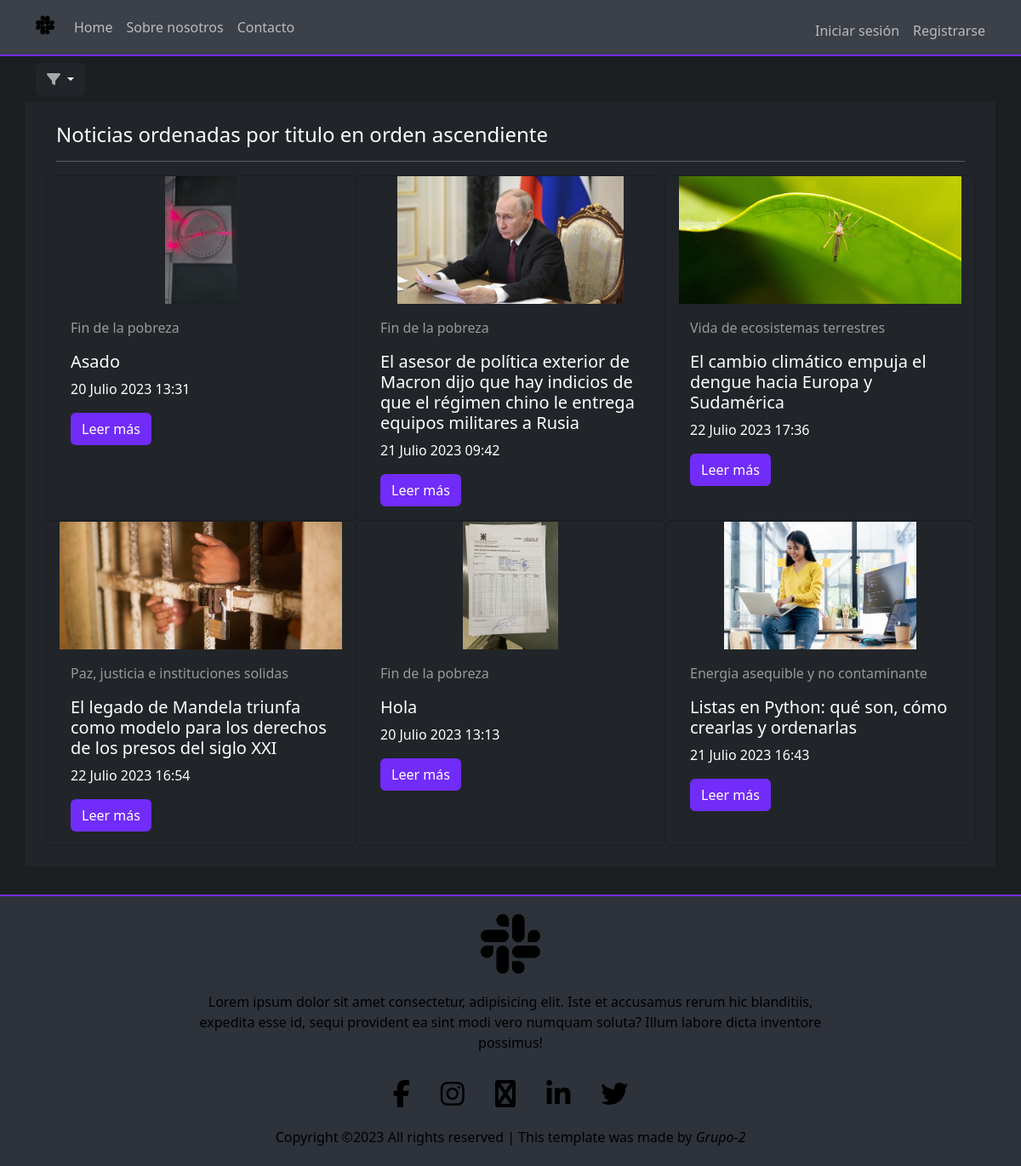
Screenshot of /ord-tit-asc/ with the database file from the repository.
### apps/noticias/models.py (models this page shows, shortened)
class Noticia(models.Model):
	creado = models.DateTimeField(
		'creado',
		auto_now_add=True
	)
	modificado = models.DateTimeField(
		'modificado',
		auto_now=True
	)
	titulo = models.CharField(max_length = 250)
	descripcion = models.CharField(max_length= 400)
	contenido = models.TextField()
	autor = models.ForeignKey(User, on_delete = models.CASCADE)
	imagen = models.ImageField(upload_to = 'noticias')
	categoria = models.ForeignKey(Categoria, on_delete = models.CASCADE)

class Categoria(models.Model):
	nombre = models.CharField(max_length=80)
	imagen_cat = models.ImageField(upload_to = 'categorias', default='https://www.un.org/sustainabledevelopment/wp-content/uploads/sites/3/2017/12/04-11-2017-IFAD-35822.jpg')
	def __str__(self):
		return self.nombre

### ProyectoFinal/views.py (the view)
# urls.py: path('ord-tit-asc/', views.OrdTitAsc, name="ord-tit-asc"),
def OrdTitAsc(request):
	ctx = {}
	lista_noticias = Noticia.objects.order_by('titulo')
	ctx['object_list'] = lista_noticias[0:6]
	return render(request, 'ord-tit-asc.html', ctx)

### templates/ord-tit-asc.html (shortened to what this page needs)
{% extends 'base.html' %}
{% load static %}
{% block contenido %}
<div class="section container ">
	<div class="dropdown my-2">
		<button class="btn btn-dark dropdown-toggle" type="button" data-bs-toggle="dropdown" aria-expanded="false">
			<i class="fa fa-solid fa-filter"></i>
		</button>
	</div>
	<div class="row text-bg-dark p-4">
		<div class="col-12">
			<h4>Noticias ordenadas por titulo en orden ascendiente</h4>
			<hr>
		</div>
			{% for n in object_list %}
			<div class="card text-bg-dark col-sm-12 col-md-6 col-lg-4">
				<img src="{{n.imagen.url}}" class="card-img-top" alt="..." style="height: 150px; object-fit: contain;">
				<div class="card-body">
					<p style="color: #999;">{{n.categoria}}</p>
					<h5 class="card-title">{{n.titulo}}</h5>
					<p>{{n.creado}}</p>
					<a href="{% url 'noticias:detalle_noticia' n.pk %}" class="btn btn-go">Leer más</a>
				</div>
			</div>
			{% endfor %}
	</div>
</div>
<hr>
{% endblock contenido %}

### static/css/base.css (style rules this page uses)
body { background-color: #1b1f22; }
.fa-filter, .fa-caret-down { color:#ffffff9a }
.btn-go { background-color: #712cf9; color: #fff; }

### rows the page displays
Noticia: imagen (picture), categoria "Fin de la pobreza", titulo "Asado", creado "20 Julio 2023 13:31"
Noticia: imagen (picture), categoria "Fin de la pobreza", titulo "El asesor de política exterior de Macron dijo que hay indicios de que el régimen chino le entrega equipos militares a Rusia", creado "21 Julio 2023 09:42"
Noticia: imagen (picture), categoria "Vida de ecosistemas terrestres", titulo "El cambio climático empuja el dengue hacia Europa y Sudamérica", creado "22 Julio 2023 17:36"
Noticia: imagen (picture), categoria "Paz, justicia e instituciones solidas", titulo "El legado de Mandela triunfa como modelo para los derechos de los presos del siglo XXI", creado "22 Julio 2023 16:54"
Noticia: imagen (picture), categoria "Fin de la pobreza", titulo "Hola", creado "20 Julio 2023 13:13"
Noticia: imagen (picture), categoria "Energia asequible y no contaminante", titulo "Listas en Python: qué son, cómo crearlas y ordenarlas", creado "21 Julio 2023 16:43"
